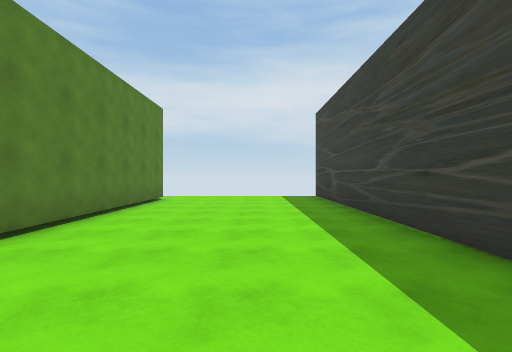
[1] (above)

22 first-person views from a walk through a 3-D level made in the Unity game engine. The camera is 1.5 m above the floor, looks level and sees 85° across. The floor is counted in squares, 2 m on a side. Each view is taken from the middle of a square. On the plan, view 1 faces up. The plan holds only what a view shows up to about 10 squares ahead; the rest is blank. The place goes on beyond the plan. The player character is not drawn.

[2]
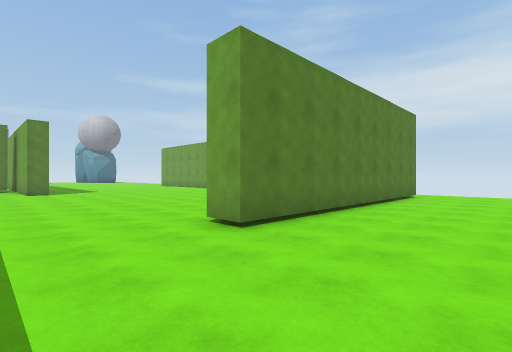

[3]
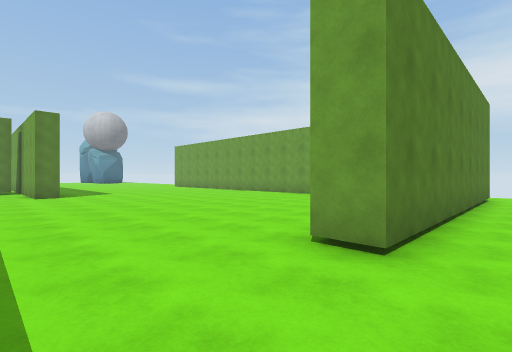

[4]
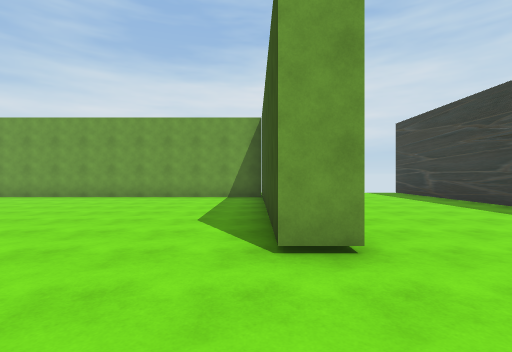

[5]
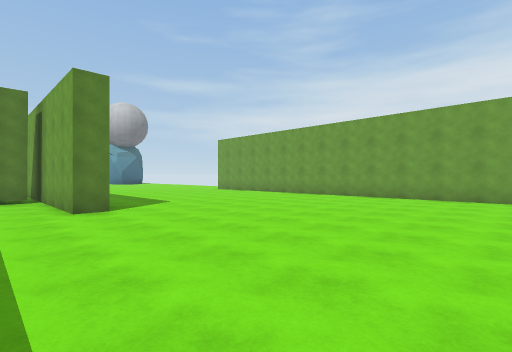

[6]
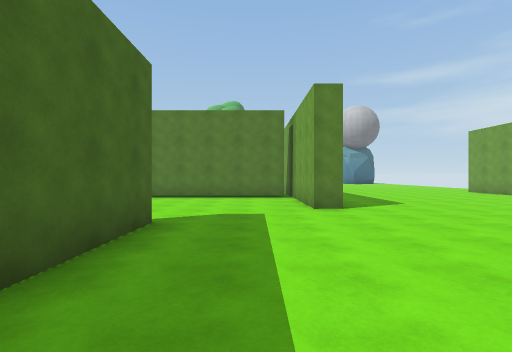

[7]
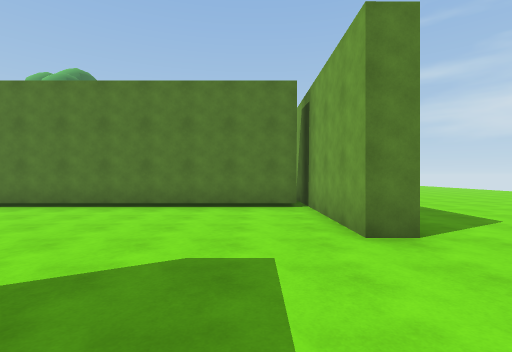

[8]
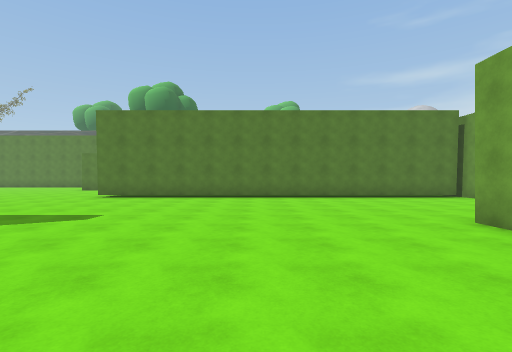

[9]
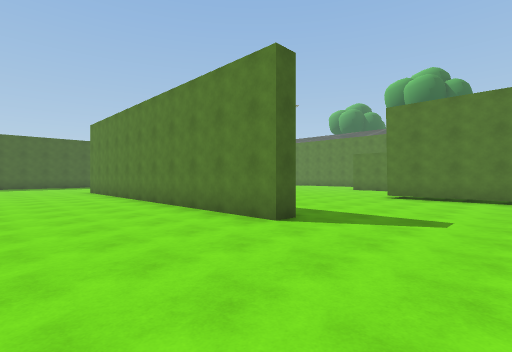

[10]
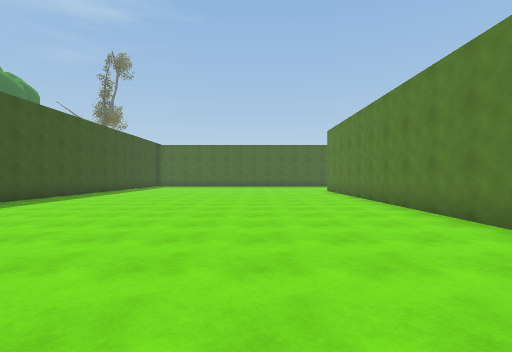

[11]
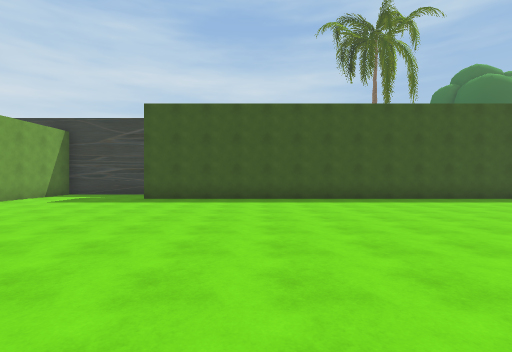

[12]
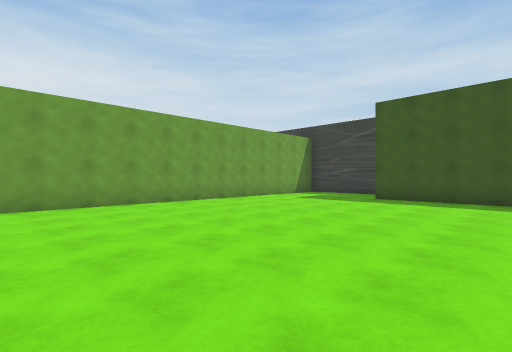

[13]
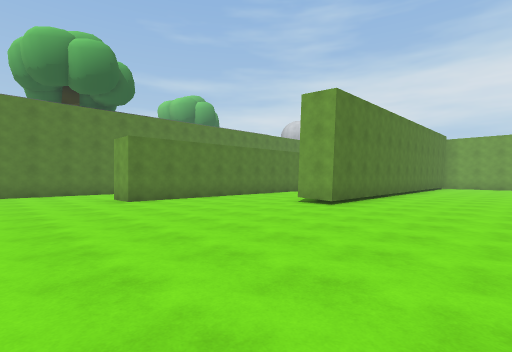

[14]
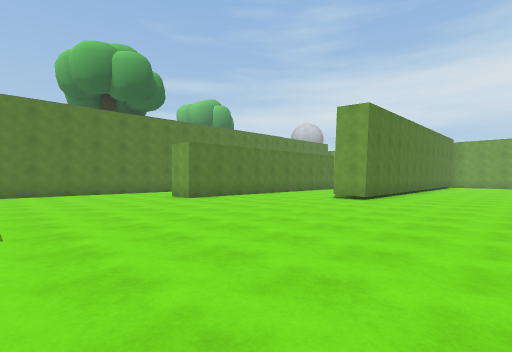

[15]
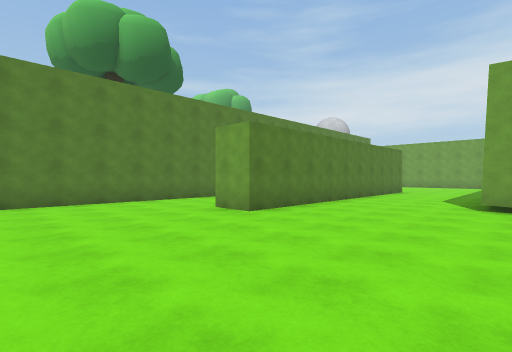

[16]
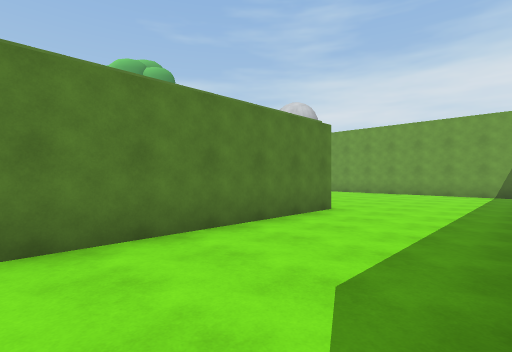

[17]
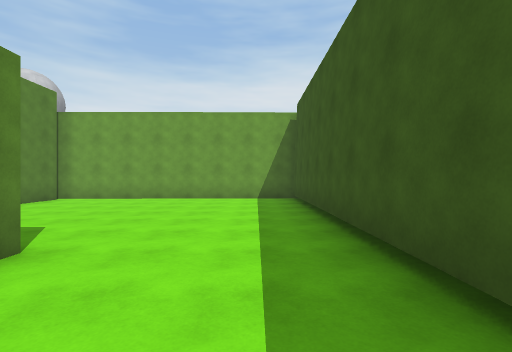

[18]
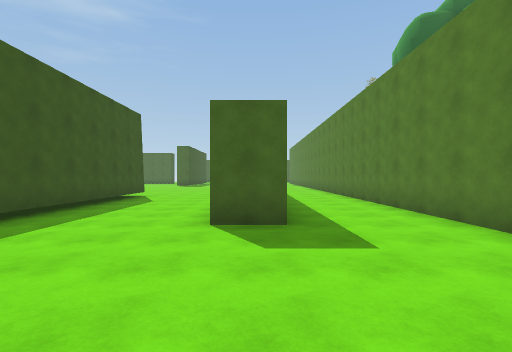

[19]
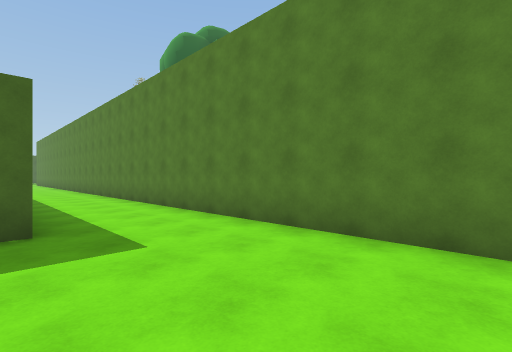

[20]
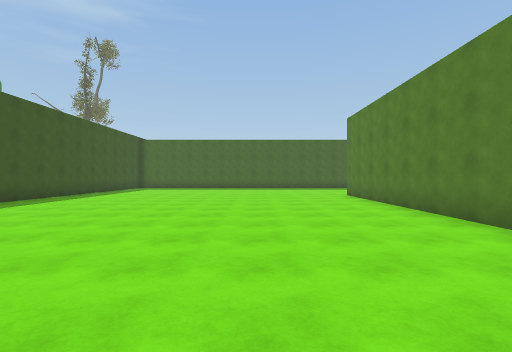

[21]
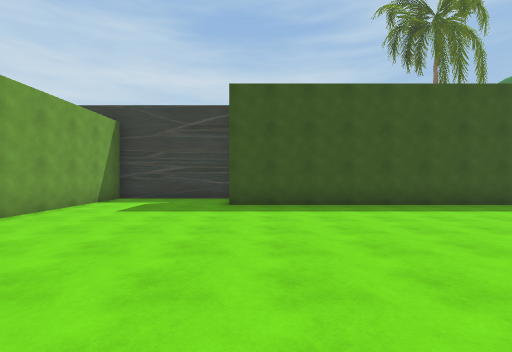

[22]
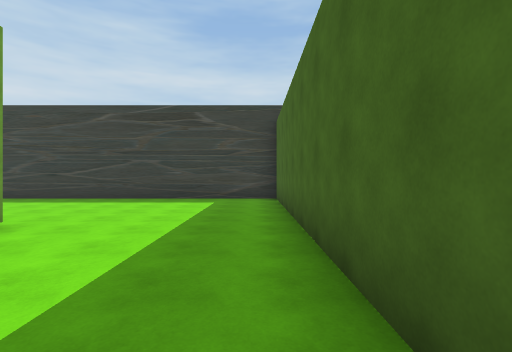

### Floor plan
Points are (right, up) in squares from view 1. A wall is a line through its corners. A room is listed if a view was taken in it or the views show most of it. See-through windows are left out.
Room 1 (views 1, 2, 3, 4, 5, 6, 7, 8, 9, 10, 11, 12, 13, 14, 15, 16, 17, 18, 19, 20, 21, 22)
walls: (-10.8, -4.5) (-11.5, -4.5); (-11.5, -3.7) (-8.8, -3.7); (-11.1, -13.1) (-10.6, -13.1) (-10.6, -23); (-6.4, -3.7) (2.2, -3.7) (2.2, 10); (-13.4, 0) (-13.4, -0.7) (-25.6, -0.8); (-16.7, -1) (-16.7, -13.5) (-17.9, -13.5); (-17.8, -13) (-17.8, -1); (-22.5, -7.3) (-21.3, -7.3) (-21.3, -16.9) (-22.5, -16.9); (2.2, -8.1) (2.2, -4.5) (-8.8, -4.5); (-25.3, -1.1) (-25.3, -21.5); (-3.8, 7.9) (-13.1, 7.9); (-3, 8.9) (-3, 0.7) (-3.8, 0.7) (-3.8, 7.6); (0.2, -23) (0.2, -8.2)

Where each view was taken, in squares from view 1:
view 1: 0 up, 0 right, facing up
view 2: 2 down, 0 right, facing up-left
view 3: 2 down, 2 left, facing up-left
view 4: 2 down, 4 left, facing up
view 5: 2 down, 7 left, facing up-left
view 6: 2 down, 7 left, facing left
view 7: 2 down, 10 left, facing left
view 8: 8 down, 7 left, facing left
view 9: 10 down, 7 left, facing down-left
view 10: 10 down, 7 left, facing down
view 11: 12 down, 9 left, facing right
view 12: 12 down, 9 left, facing up-right
view 13: 20 down, 13 left, facing up-left
view 14: 22 down, 13 left, facing up-left
view 15: 21 down, 17 left, facing up-left
view 16: 13 down, 18 left, facing up-left
view 17: 10 down, 19 left, facing up
view 18: 3 down, 22 left, facing down
view 19: 3 down, 22 left, facing down-left
view 20: 13 down, 7 left, facing down
view 21: 9 down, 7 left, facing right
view 22: 3 down, 7 left, facing right
